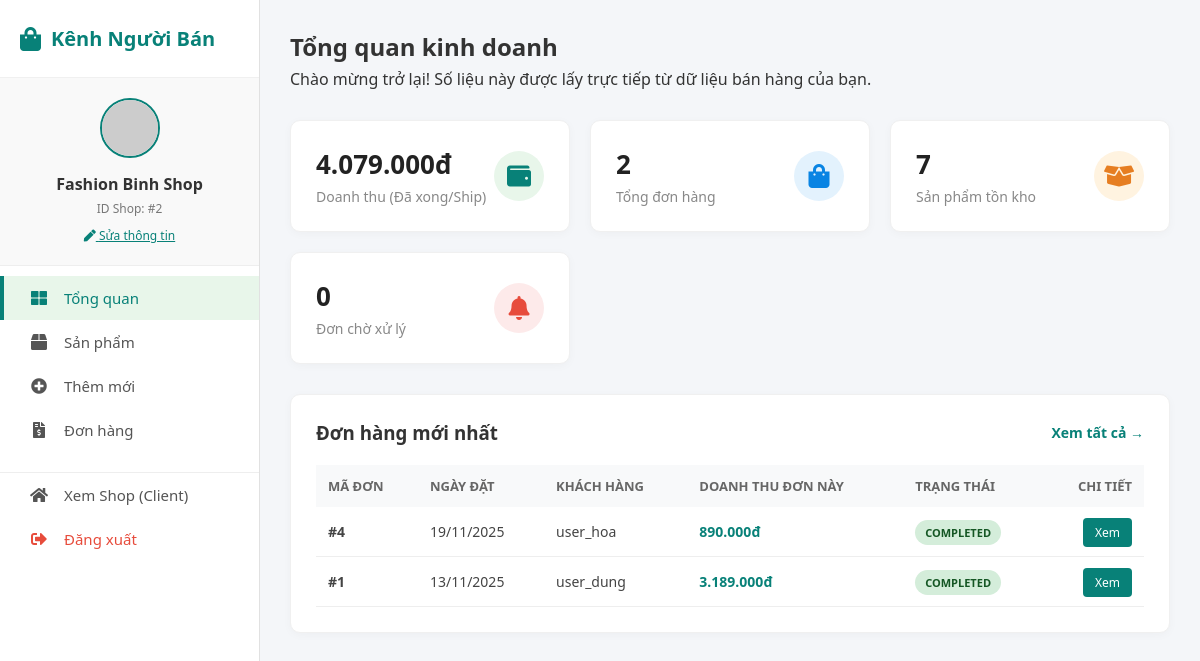
The page /page/SellerPage/dashboard.php (signed in) on the database its author committed.
### tables this page shows
CREATE TABLE `orders` (
  `oid` int(11) NOT NULL,
  `aid` int(11) NOT NULL,
  `order_date` datetime NOT NULL DEFAULT current_timestamp(),
  `total_amount` decimal(10,2) NOT NULL,
  `status` enum('pending','paid','shipped','completed','cancelled') NOT NULL DEFAULT 'pending'
);

CREATE TABLE `acc` (
  `aid` int(11) NOT NULL,
  `afname` varchar(100) NOT NULL,
  `alname` varchar(100) NOT NULL,
  `email` varchar(100) NOT NULL,
  `phone` varchar(20) NOT NULL,
  `username` varchar(50) NOT NULL,
  `password` varchar(255) NOT NULL,
  `role` enum('admin','seller','user') NOT NULL DEFAULT 'user'
);

### page/SellerPage/dashboard.php (the view, shortened to what this page needs)
<?php
$sid = $_SESSION['shop_id'];
$shop_name = $_SESSION['shop_name'];
$sql_rev = "SELECT SUM(oi.quantity * oi.price) as total_revenue
            FROM order_items oi
            JOIN products p ON oi.pid = p.pid
            JOIN orders o ON oi.oid = o.oid
            WHERE p.sid = $sid AND (o.status = 'completed' OR o.status = 'shipped')";
$res_rev = $conn->query($sql_rev);
$revenue = $res_rev->fetch_assoc()['total_revenue'] ?? 0;
$sql_orders = "SELECT COUNT(DISTINCT oi.oid) as total_orders
               FROM order_items oi
               JOIN products p ON oi.pid = p.pid
               WHERE p.sid = $sid";
$res_orders = $conn->query($sql_orders);
$total_orders = $res_orders->fetch_assoc()['total_orders'] ?? 0;
$sql_prods = "SELECT COUNT(*) as total_products FROM products WHERE sid = $sid";
$res_prods = $conn->query($sql_prods);
$total_products = $res_prods->fetch_assoc()['total_products'] ?? 0;
$sql_pending = "SELECT COUNT(DISTINCT oi.oid) as pending
                FROM order_items oi
                JOIN products p ON oi.pid = p.pid
                JOIN orders o ON oi.oid = o.oid
                WHERE p.sid = $sid AND o.status = 'pending'";
$res_pending = $conn->query($sql_pending);
$pending_orders = $res_pending->fetch_assoc()['pending'] ?? 0;
$sql_recent = "SELECT o.oid, acc.username, o.order_date, o.status,
               SUM(oi.quantity * oi.price) as shop_total
               FROM orders o
               JOIN order_items oi ON o.oid = oi.oid
               JOIN products p ON oi.pid = p.pid
               JOIN acc ON o.aid = acc.aid
               WHERE p.sid = $sid
               GROUP BY o.oid, acc.username, o.order_date, o.status
               ORDER BY o.order_date DESC LIMIT 5";
$recent_orders = $conn->query($sql_recent);
?>
<!DOCTYPE html>
<html lang="vi">
<head>
    <link rel="stylesheet" href="https://cdnjs.cloudflare.com/ajax/libs/font-awesome/5.15.4/css/all.min.css" />
</head>
<body>
    <div class="sidebar">
        <div class="sidebar-header">
            <i class="fas fa-shopping-bag"></i>
            <h2>Kênh Người Bán</h2>
        </div>
        <div class="user-profile">
            <img src="https://ui-avatars.com/api/?name=<?= urlencode($shop_name) ?>&background=088178&color=fff" alt="Shop Logo">
            <h4><?= htmlspecialchars($shop_name) ?></h4>
            <p>ID Shop: #<?= $sid ?></p>
            <button onclick="openModal()" class="btn-edit-shop"><i class="fas fa-pen"></i> Sửa thông tin</button>
        </div>
        <ul class="sidebar-menu">
            <li><a href="dashboard.php" class="active"><i class="fas fa-th-large"></i> Tổng quan</a></li>
            <li><a href="ProductPage/products.php"><i class="fas fa-box"></i> Sản phẩm</a></li>
            <li><a href="ProductPage/add_product.php"><i class="fas fa-plus-circle"></i> Thêm mới</a></li>
            <li><a href="orders.php"><i class="fas fa-file-invoice-dollar"></i> Đơn hàng</a></li>
            <li style="margin-top: 20px; border-top: 1px solid #eee;">
                <a href="/LaiRaiShop/page/HomePage/homepage.php"><i class="fas fa-home"></i> Xem Shop (Client)</a>
            </li>
            <li>
                <a href="../HomePage/LoginPage/logout.php" onclick="return confirm('Bạn muốn đăng xuất?');" style="color: #e74c3c;">
                    <i class="fas fa-sign-out-alt"></i> Đăng xuất
                </a>
            </li>
        </ul>
    </div>
    <div class="main-content">
        <div class="page-header">
            <h2>Tổng quan kinh doanh</h2>
            <p>Chào mừng trở lại! Số liệu này được lấy trực tiếp từ dữ liệu bán hàng của bạn.</p>
        </div>
        <div class="stats-grid">
            <div class="card c-revenue">
                <div class="card-info">
                    <h3><?= number_format($revenue, 0, ',', '.') ?>đ</h3>
                    <p>Doanh thu (Đã xong/Ship)</p>
                </div>
                <div class="card-icon"><i class="fas fa-wallet"></i></div>
            </div>
            <div class="card c-orders">
                <div class="card-info">
                    <h3><?= $total_orders ?></h3>
                    <p>Tổng đơn hàng</p>
                </div>
                <div class="card-icon"><i class="fas fa-shopping-bag"></i></div>
            </div>
            <div class="card c-products">
                <div class="card-info">
                    <h3><?= $total_products ?></h3>
                    <p>Sản phẩm tồn kho</p>
                </div>
                <div class="card-icon"><i class="fas fa-box-open"></i></div>
            </div>
            <div class="card c-pending">
                <div class="card-info">
                    <h3><?= $pending_orders ?></h3>
                    <p>Đơn chờ xử lý</p>
                </div>
                <div class="card-icon"><i class="fas fa-bell"></i></div>
            </div>
        </div>
        <div class="table-section">
            <div class="section-header">
                <h3>Đơn hàng mới nhất</h3>
                <a href="orders.php" style="color: #088178; font-weight: bold; font-size: 14px;">Xem tất cả &rarr;</a>
            </div>
            <?php if ($recent_orders && $recent_orders->num_rows > 0): ?>
                <table>
                    <thead>
                        <tr>
                            <th>Mã đơn</th>
                            <th>Ngày đặt</th>
                            <th>Khách hàng</th>
                            <th>Doanh thu đơn này</th>
                            <th>Trạng thái</th>
                            <th style="text-align: right;">Chi tiết</th>
                        </tr>
                    </thead>
                    <tbody>
                        <?php while ($row = $recent_orders->fetch_assoc()): ?>
                            <tr>
                                <td><b>#<?= $row['oid'] ?></b></td>
                                <td><?= date('d/m/Y', strtotime($row['order_date'])) ?></td>
                                <td><?= htmlspecialchars($row['username']) ?></td>
                                <td style="font-weight: bold; color: #088178;"><?= number_format($row['shop_total'], 0, ',', '.') ?>đ</td>
                                <td><span class="badge st-<?= $row['status'] ?>"><?= ucfirst($row['status']) ?></span></td>
                                <td style="text-align: right;"><a href="orders.php?id=<?= $row['oid'] ?>" class="btn-action">Xem</a></td>
                            </tr>
                        <?php endwhile; ?>
                    </tbody>
                </table>
            <?php endif; ?>
        </div>
    </div>
</body>
</html>

### page/SellerPage/dashboard.php (style rules this page uses)
* { margin: 0; padding: 0; box-sizing: border-box; font-family: 'Segoe UI', sans-serif; }
body { display: flex; min-height: 100vh; background-color: #f4f6f9; color: #333; }
a { text-decoration: none; }
.sidebar { width: 260px; background-color: #fff; border-right: 1px solid #e1e1e1; display: flex; flex-direction: column; position: fixed; height: 100%; top: 0; left: 0; z-index: 100; }
.sidebar-header { padding: 25px 20px; border-bottom: 1px solid #f0f0f0; display: flex; align-items: center; gap: 10px; }
.sidebar-header i { font-size: 24px; color: #088178; }
.sidebar-header h2 { font-size: 20px; color: #088178; font-weight: 700; }
.user-profile { padding: 20px; text-align: center; background: #f9f9f9; border-bottom: 1px solid #eee; position: relative; }
.user-profile img { width: 60px; height: 60px; border-radius: 50%; object-fit: cover; margin-bottom: 10px; border: 2px solid #088178; }
.user-profile h4 { font-size: 16px; margin-bottom: 5px; }
.user-profile p { font-size: 12px; color: #777; }
.sidebar-menu { padding: 10px 0; list-style: none; flex: 1; }
.sidebar-menu li a { display: flex; align-items: center; padding: 12px 25px; color: #555; font-weight: 500; transition: 0.3s; font-size: 15px; border-left: 4px solid transparent; }
.sidebar-menu li a:hover, .sidebar-menu li a.active { background-color: #e8f6ea; color: #088178; border-left-color: #088178; }
.sidebar-menu li a i { margin-right: 15px; width: 20px; text-align: center; font-size: 16px; }
.main-content { flex: 1; margin-left: 260px; padding: 30px; }
.page-header { margin-bottom: 30px; }
.page-header h2 { font-size: 24px; color: #333; margin-bottom: 5px; }
.stats-grid { display: grid; grid-template-columns: repeat(auto-fit, minmax(240px, 1fr)); gap: 20px; margin-bottom: 30px; }
.card { background: white; padding: 25px; border-radius: 10px; box-shadow: 0 2px 10px rgba(0, 0, 0, 0.03); display: flex; justify-content: space-between; align-items: center; transition: 0.3s; border: 1px solid #f0f0f0; }
.card-info h3 { font-size: 26px; font-weight: 700; color: #222; margin-bottom: 5px; }
.card-info p { color: #888; font-size: 14px; font-weight: 500; }
.card-icon { width: 50px; height: 50px; border-radius: 50%; display: flex; align-items: center; justify-content: center; font-size: 24px; }
.c-revenue .card-icon { background: #e8f6ea; color: #088178; }
.c-orders .card-icon { background: #e3f2fd; color: #0984e3; }
.c-products .card-icon { background: #fff3e0; color: #e67e22; }
.c-pending .card-icon { background: #fdeaea; color: #e74c3c; }
.table-section { background: white; padding: 25px; border-radius: 10px; box-shadow: 0 2px 10px rgba(0, 0, 0, 0.03); border: 1px solid #f0f0f0; }
.section-header { display: flex; justify-content: space-between; align-items: center; margin-bottom: 20px; }
table { width: 100%; border-collapse: collapse; }
th { text-align: left; padding: 12px; background: #f8f9fa; color: #666; font-size: 13px; text-transform: uppercase; font-weight: 600; }
td { padding: 15px 12px; border-bottom: 1px solid #eee; color: #444; font-size: 14px; }
.badge { padding: 5px 10px; border-radius: 20px; font-size: 11px; font-weight: 700; text-transform: uppercase; }
.st-completed { background: #d4edda; color: #155724; }
.btn-action { background: #088178; color: white; padding: 6px 12px; border-radius: 4px; font-size: 12px; transition: 0.2s; }
.btn-edit-shop { margin-top: 10px; font-size: 12px; color: #088178; cursor: pointer; text-decoration: underline; border: none; background: none; }

### rows shown on the page
orders: oid "4", order_date "19/11/2025", aid.username "user_hoa", shop_total "890.000", status "COMPLETED"
orders: oid "1", order_date "13/11/2025", aid.username "user_dung", shop_total "3.189.000", status "COMPLETED"

### other values the page prints
$shop_name "Fashion Binh Shop"
$sid "2"
$revenue "4.079.000"
$total_orders "2"
$total_products "7"
$pending_orders "0"
